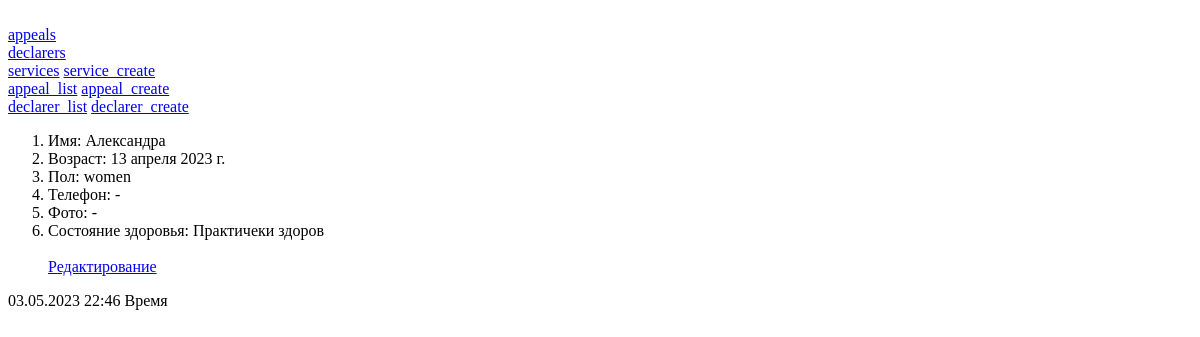
The app's page /declarers/9, older data.
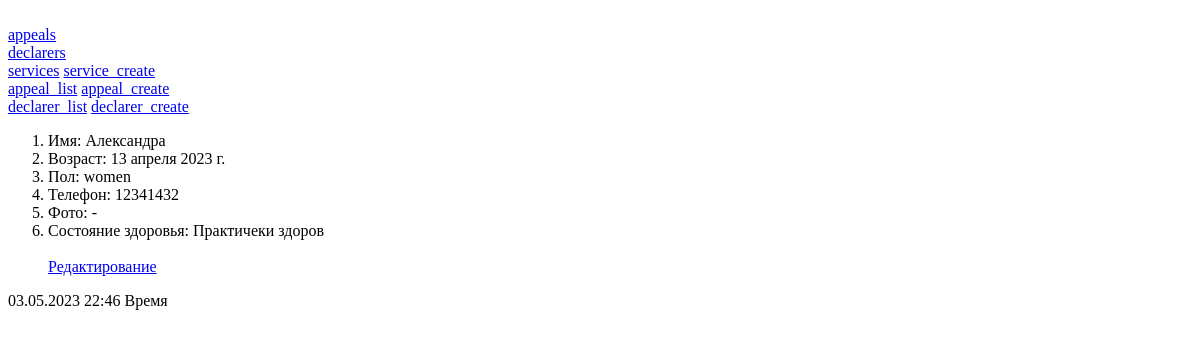
The same page, newer data.
### core/models.py (models this page shows, shortened)
class Declarer(models.Model):
    men = 'men'
    woman = 'women'
    gender_choices = [
        (men, 'Мужчина'),
        (woman, 'Женщина')
    ]
    name = models.CharField('ФИО', max_length=50)
    age = models.DateField('Дата рождения')
    gender = models.CharField('Ваш пол', max_length=7, choices=gender_choices)
    phone = models.IntegerField('Номер телефона', blank=True, null=True)
    photo = models.ImageField('Фото', blank=True)
    health_status = models.TextField(
        'Состояние здоровья',
        blank=True,
        default='Практичеки здоров',
        help_text='Аллергоgeанамнез, хронические заболевания и т.п.'
    )
    class Meta:
        ordering = ['name']
        verbose_name = 'Заявитель'
        verbose_name_plural = 'Список заявителей'

### core/views.py (the view)
# urls.py: path('declarers/<int:pk>', core.views.declarer_detail.as_view()),
class declarer_detail(View):
    template_name = 'core/declarer.html'
    def get(self, request, pk):
        declarers = models.Declarer.objects.filter(pk=pk)
        return render(request, self.template_name, {'declarers': declarers})

### core/templates/core/declarer.html
{% extends 'core/base.html' %}
{% block content %}
    <ol>
        {% for p in declarers %}
        <li>Имя: {{p.name|title}}</li>
        <li>Возраст: {{p.age}}</li>
        <li>Пол: {{p.gender}}</li>
        <li>Телефон: {{p.phone|default_if_none:"-"}}</li>
        <li>Фото: {{p.photo|default:"-"}}</li>
        <li>Состояние здоровья: {{p.health_status}}</li>
        <br><a href="/edit_declarer/{{p.pk}}">Редактирование</a>
        {% endfor %}
    </ol>
{% include "core/footer.html" with year=y %}
{% endblock %}

Row changes from the older to the newer data that the page shows:
changed Declarer "Александра": phone "-" → "12341432"
